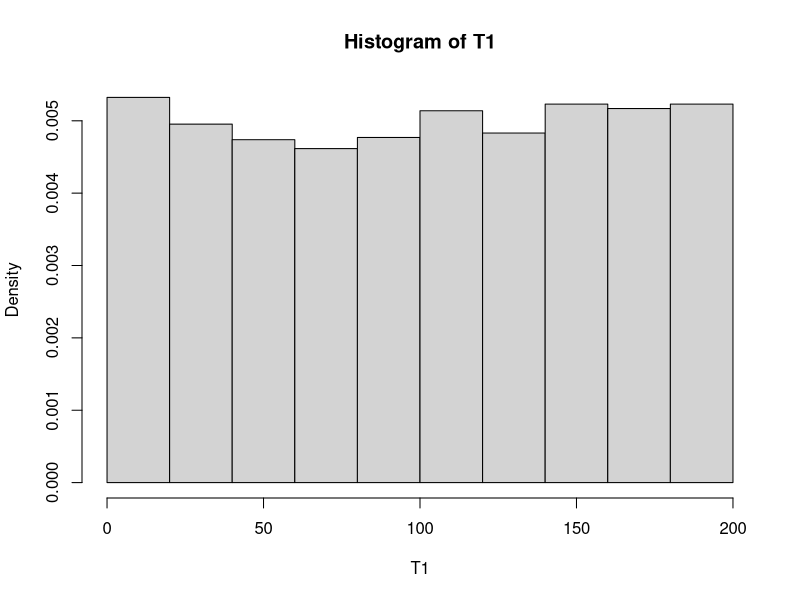
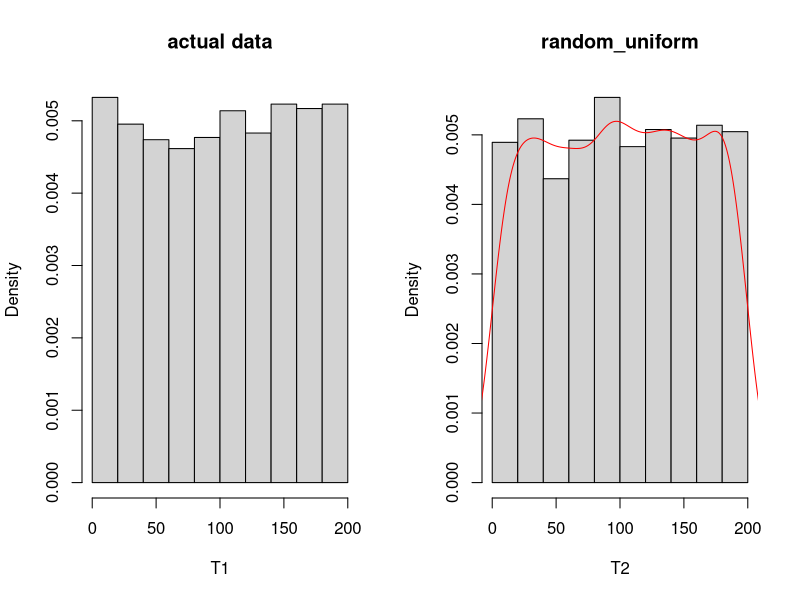
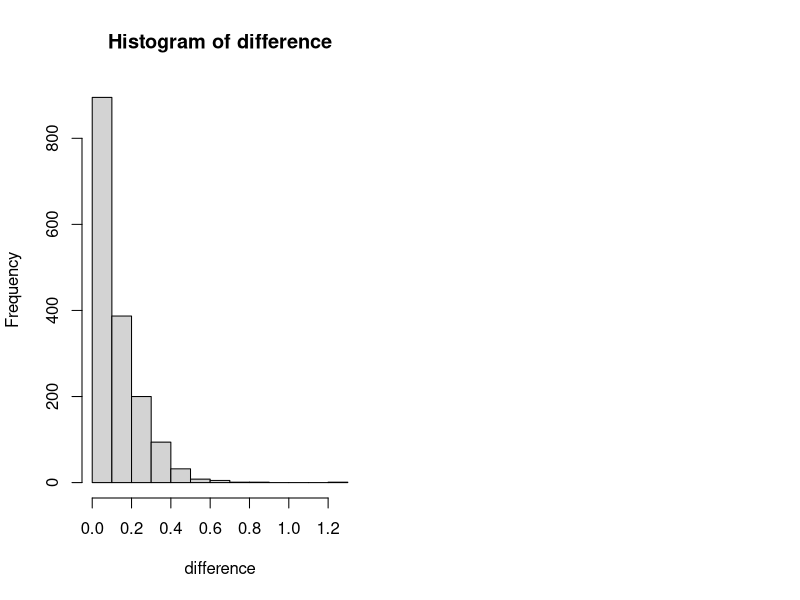
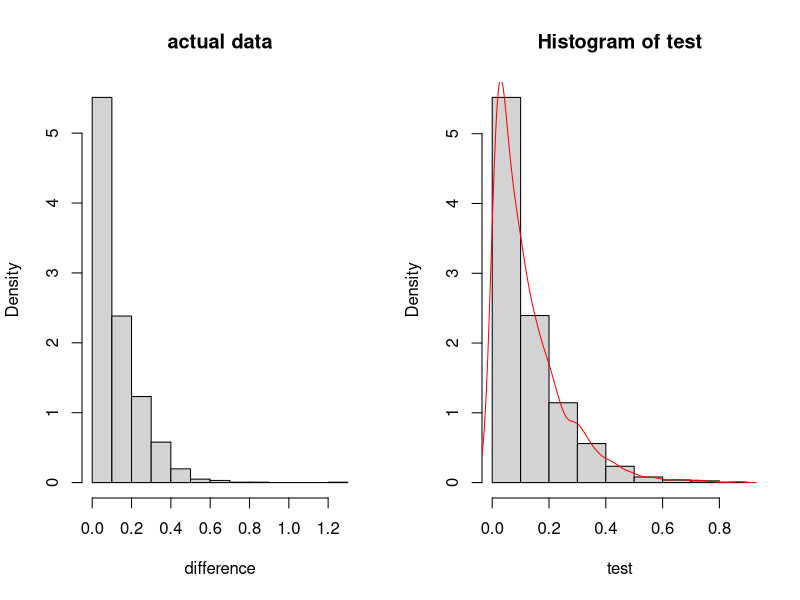
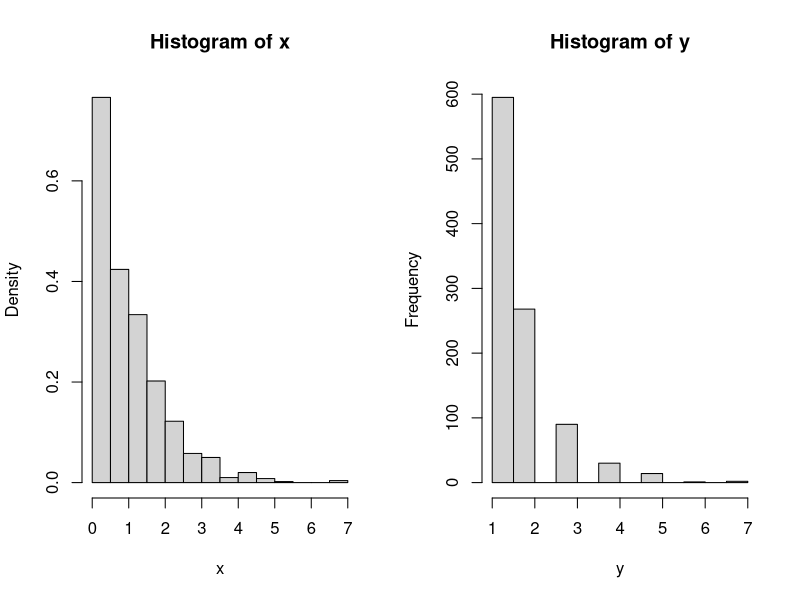
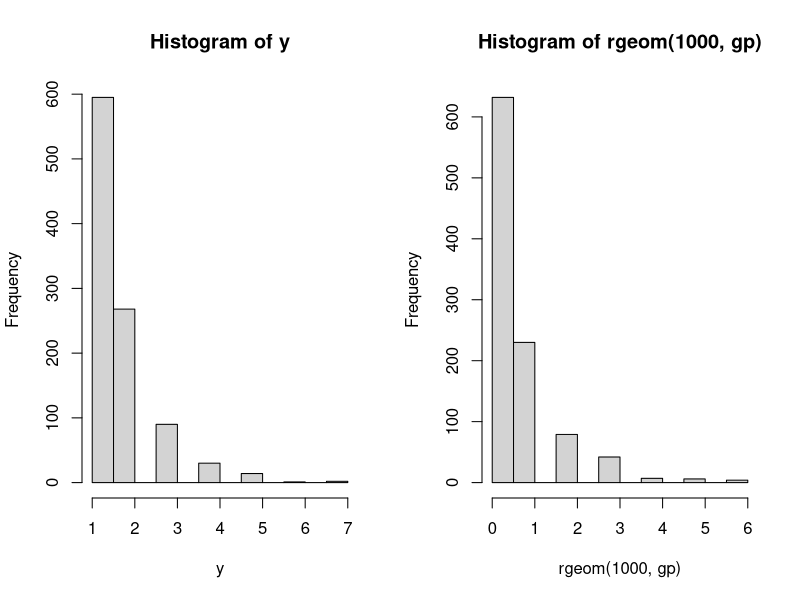

These charts were generated, in order, by the following R code:
## ---- chunk 1
knitr::opts_chunk$set(echo = TRUE,fig.height = 3.5)
## ---- chunk 2
#1
pnorm(-0.98,mean = -1,sd = sqrt(0.01))
#2.
pnorm(-1.02,mean = -1,sd = sqrt(0.01))
#3.
1-pnorm(-0.82,mean = -1,sd = sqrt(0.01))
#4.
pnorm(-0.96,mean = -1,sd = sqrt(0.01))-pnorm(-1.22,mean = -1,sd = sqrt(0.01))
## ---- chunk 3
#1.
qnorm(0.9)
#2.
qnorm(0.2)
#3. 
qnorm(1-(1-0.95)/2)

## ---- chunk 4
T1=read.table('dataexam.txt')
head(T1)
dim(T1)
## ---- chunk 5
T1=as.matrix(T1)
hist(T1,freq=FALSE)
## ---- chunk 6
maxT1=max(T1[,1])
minT1=min(T1[,1])
## ---- chunk 7
sm=mean(T1[,1])
ssd=sd(T1[,1])
sm
ssd
## ---- chunk 8
tm=(maxT1+minT1)/2
tsd=sqrt((maxT1-minT1)**2/12)
tm
tsd
## ---- chunk 9
T2=runif(1625, minT1, maxT1)
par(mfrow=c(1,2))
hist(T1,freq=FALSE,main="actual data")
hist(T2, freq = FALSE, main="random_uniform")
lines(density(T2),col='red')
#density(T2)
## ---- chunk 10
difference=diff(T1[,1])
hist(difference)
## ---- chunk 11
#actual
m=mean(difference)
m
#theoretical
lambda=1/m
lambda

#compare 2 histogram

par(mfrow=c(1,2))
hist(difference,freq=FALSE,main="actual data")
#curve(dexp(lambda))
test=rexp(n=1625,lambda)
hist(test,freq = FALSE)
#curve(dexp,xlim = c(0,1.2),add = TRUE)
lines(density(test),col='red')
## ---- chunk 12
t=qnorm(0.975) #1-0.05/2
lb=1/m*(1-t/sqrt(length(difference)))
ub=1/m*(1+t/sqrt(length(difference)))
cat("confidence interval:[",c(lb,ub),"]")
## ---- chunk 13
#random choose t and s
set.seed(10)
t=sample(1:5,1)
s=sample(1:5,1)
t
s

(1-pexp(t+s))/(1-pexp(t))

1-pexp(s)
## ---- chunk 14
set.seed(10)
par(mfrow=c(1,2))
x=rexp(1000)
hist(x, freq=FALSE)

y=floor(x)+1
hist(y)
table(y)
## ---- chunk 15
gp=1/mean(y)
par(mfrow=c(1,2))
hist(y)
hist(rgeom(1000,gp))
